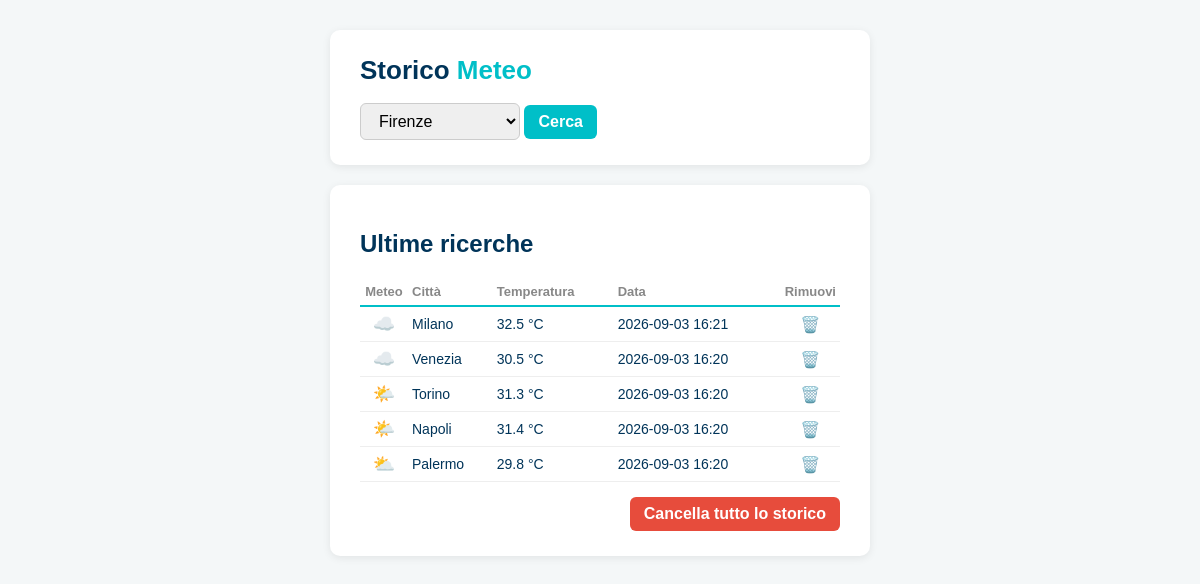
The page / on the database its author committed.
### tables this page shows
CREATE TABLE ricerche (
            id INTEGER PRIMARY KEY AUTOINCREMENT,
            citta TEXT NOT NULL,
            temperatura REAL,
            data TEXT
        , codice_meteo INTEGER);

### app.py (the view)
@app.route("/")
def home():
    ricerche = arricchisci_ricerche(database.leggi_ricerche())
    return render_template("index.html",
                           lista_citta=CITTA.keys(),
                           ricerche=ricerche,
                           risultato=None,
                           errore=None)

### app.py (called while the page is built)
def arricchisci_ricerche(ricerche):
    for r in ricerche:
        code = r.get("codice_meteo")
        r["icona"] = ICONE_METEO.get(code, "🌡️") if code is not None else "🌡️"
    return ricerche

### database.py (called while the page is built)
def get_conn():
    conn = sqlite3.connect(DB)
    conn.row_factory = sqlite3.Row
    return conn

def leggi_ricerche(limite=20):
    conn = get_conn()
    righe = conn.execute(
        "SELECT * FROM ricerche ORDER BY id DESC LIMIT ?",
        (limite,)
    ).fetchall()
    conn.close()
    return [dict(r) for r in righe]

### templates/index.html (shortened to what this page needs)
<!DOCTYPE html>
<html lang="it">
<head>
</head>
<body>
    <div class="card">
        <h1>Storico <span>Meteo</span></h1>
        <form action="/cerca" method="POST">
            <select name="citta">
                {% for c in lista_citta %}
                    <option value="{{ c }}">{{ c }}</option>
                {% endfor %}
            </select>
            <button type="submit">Cerca</button>
        </form>
    </div>
    <div class="card">
        <h2>Ultime ricerche</h2>
        {% if ricerche %}
            <table>
                <thead>
                    <tr>
                        <th style="width: 40px; text-align: center;">Meteo</th>
                        <th>Città</th>
                        <th>Temperatura</th>
                        <th>Data</th>
                        <th style="width: 40px; text-align: center;">Rimuovi</th>
                    </tr>
                </thead>
                <tbody>
                    {% for r in ricerche %}
                        <tr>
                            <td class="col-icona">{{ r.icona }}</td>
                            <td>{{ r.citta }}</td>
                            <td>{{ r.temperatura }} °C</td>
                            <td>{{ r.data }}</td>
                            <td class="col-azione">
                                <form action="/cancella/{{ r.id }}" method="POST" style="margin: 0; display: inline;">
                                    <button type="submit" class="btn-elimina-singolo" onclick="return confirm('Eliminare questa ricerca?');" title="Rimuovi ricerca">
                                        🗑️
                                    </button>
                                </form>
                            </td>
                        </tr>
                    {% endfor %}
                </tbody>
            </table>
            <form action="/cancella" method="POST" style="text-align: right;">
                <button type="submit" class="btn-cancella" onclick="return confirm('Sei sicuro di voler svuotare interamente lo storico delle ricerche?');">
                    Cancella tutto lo storico
                </button>
            </form>
        {% else %}
            <p class="vuoto">Nessuna ricerca salvata.</p>
        {% endif %}
    </div>
</body>
</html>

### templates/index.html (style rules this page uses)
body { font-family: Helvetica, Arial, sans-serif; background: #f4f7f8; margin: 0; padding: 30px; color: #003459; }
.card { background: white; max-width: 480px; margin: 0 auto 20px; padding: 25px 30px; border-radius: 10px; box-shadow: 0 2px 8px rgba(0,0,0,0.08); }
h1 { margin-top: 0; font-size: 26px; }
h1 span { color: #00BFC8; }
select, button { font-size: 16px; padding: 8px 14px; border-radius: 6px; }
select { border: 1px solid #ccc; min-width: 160px; }
button { background: #00BFC8; color: white; border: none; font-weight: bold; cursor: pointer; }
table { width: 100%; border-collapse: collapse; margin-top: 10px; }
th { text-align: left; color: #888; font-size: 13px; border-bottom: 2px solid #00BFC8; padding: 6px 4px; }
td { padding: 6px 4px; border-bottom: 1px solid #eee; font-size: 14px; }
.btn-cancella { background: #e74c3c; margin-top: 15px; }
.col-icona { font-size: 18px; text-align: center; width: 40px; }
.col-azione { text-align: center; width: 40px; }
.btn-elimina-singolo { background: none; border: none; color: #e74c3c; cursor: pointer; font-size: 16px; padding: 0; transition: transform 0.2s; }

### rows shown on the page
ricerche: icona "☁️", citta "Milano", temperatura "32.5", data "2026-09-03 16:21"
ricerche: icona "☁️", citta "Venezia", temperatura "30.5", data "2026-09-03 16:20"
ricerche: icona "🌤️", citta "Torino", temperatura "31.3", data "2026-09-03 16:20"
ricerche: icona "🌤️", citta "Napoli", temperatura "31.4", data "2026-09-03 16:20"
ricerche: icona "⛅", citta "Palermo", temperatura "29.8", data "2026-09-03 16:20"

### other values the page prints
form field citta "Firenze"
